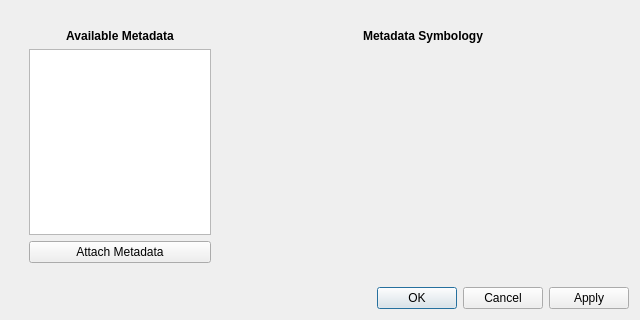
<?xml version="1.0" encoding="UTF-8"?>
<ui version="4.0">
 <class>Symbology</class>
 <widget class="QDialog" name="Symbology">
  <property name="geometry">
   <rect>
    <x>0</x>
    <y>0</y>
    <width>640</width>
    <height>320</height>
   </rect>
  </property>
  <property name="windowTitle">
   <string>Dialog</string>
  </property>
  <layout class="QVBoxLayout" name="verticalLayout">
   <item>
    <widget class="QWidget" name="widget" native="true">
     <layout class="QGridLayout" name="gridLayout">
      <item row="0" column="1">
       <widget class="QWidget" name="widget_sym" native="true">
        <layout class="QGridLayout" name="gridLayout_3">
         <item row="1" column="0">
          <widget class="QStackedWidget" name="stack_widget">
           <widget class="QWidget" name="page"/>
           <widget class="QWidget" name="page_2"/>
          </widget>
         </item>
         <item row="0" column="0">
          <widget class="QLabel" name="label_2">
           <property name="text">
            <string>&lt;html&gt;&lt;head/&gt;&lt;body&gt;&lt;p align=&quot;center&quot;&gt;&lt;span style=&quot; font-weight:600;&quot;&gt;Metadata Symbology&lt;/span&gt;&lt;/p&gt;&lt;/body&gt;&lt;/html&gt;</string>
           </property>
          </widget>
         </item>
        </layout>
       </widget>
      </item>
      <item row="0" column="0">
       <widget class="QWidget" name="widget_2" native="true">
        <property name="maximumSize">
         <size>
          <width>200</width>
          <height>16777215</height>
         </size>
        </property>
        <layout class="QGridLayout" name="gridLayout_2">
         <item row="1" column="0">
          <widget class="QListWidget" name="list_metadata"/>
         </item>
         <item row="2" column="0">
          <widget class="QPushButton" name="but_load_metadata">
           <property name="styleSheet">
            <string notr="true"/>
           </property>
           <property name="text">
            <string>Attach Metadata</string>
           </property>
          </widget>
         </item>
         <item row="0" column="0">
          <widget class="QLabel" name="label">
           <property name="text">
            <string>&lt;html&gt;&lt;head/&gt;&lt;body&gt;&lt;p align=&quot;center&quot;&gt;&lt;span style=&quot; font-weight:600;&quot;&gt;Available Metadata&lt;/span&gt;&lt;/p&gt;&lt;/body&gt;&lt;/html&gt;</string>
           </property>
          </widget>
         </item>
        </layout>
       </widget>
      </item>
     </layout>
    </widget>
   </item>
   <item>
    <widget class="QDialogButtonBox" name="button_box">
     <property name="orientation">
      <enum>Qt::Horizontal</enum>
     </property>
     <property name="standardButtons">
      <set>QDialogButtonBox::Apply|QDialogButtonBox::Cancel|QDialogButtonBox::Ok</set>
     </property>
    </widget>
   </item>
  </layout>
 </widget>
 <resources/>
 <connections>
  <connection>
   <sender>button_box</sender>
   <signal>accepted()</signal>
   <receiver>Symbology</receiver>
   <slot>accept()</slot>
   <hints>
    <hint type="sourcelabel">
     <x>248</x>
     <y>254</y>
    </hint>
    <hint type="destinationlabel">
     <x>157</x>
     <y>274</y>
    </hint>
   </hints>
  </connection>
  <connection>
   <sender>button_box</sender>
   <signal>rejected()</signal>
   <receiver>Symbology</receiver>
   <slot>reject()</slot>
   <hints>
    <hint type="sourcelabel">
     <x>316</x>
     <y>260</y>
    </hint>
    <hint type="destinationlabel">
     <x>286</x>
     <y>274</y>
    </hint>
   </hints>
  </connection>
 </connections>
</ui>
